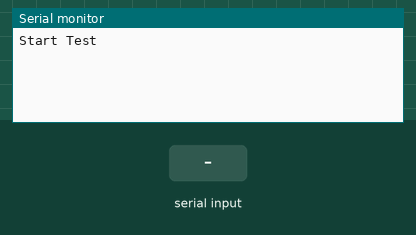
A sketch run on a simulated Arduino Mega 2560, built with avr-gcc and run on an emulated ATmega2560. Parts: the last lines printed to the serial monitor. The inputs (shaded band) are chosen by the test bench.

Above: at 1.2 s.
1.3 s: "undefined" received over the second serial link
At 3.1 s:
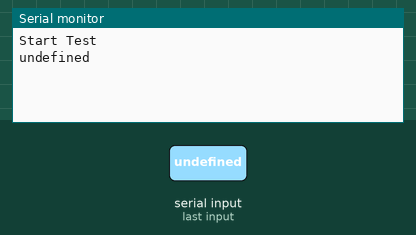
3.8 s: "1" received over the second serial link
At 6.0 s:
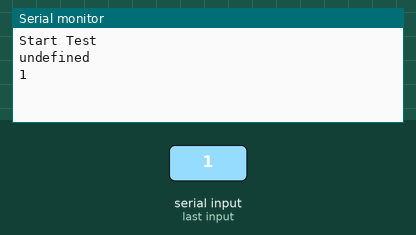

Measured:
- after the input at 1.3 s, the serial monitor: prints a new line after 1.0 s (image 1)
- after the input at 3.8 s, the serial monitor: prints a new line after 1.0 s (image 2)

The sketch:

WifiChip_DataParsing.ino
```cpp
// Pinout:
// 3.3v - Vbat
// 5  - Rst
// 18 - Tx
// 19 - Rx
// Gnd - Gnd

// packages
#include <Arduino_JSON.h>

// declarations
#define rstpin 5

void setup() {
  pinMode(rstpin, OUTPUT);
  digitalWrite(rstpin, HIGH);

  Serial.begin(9600);
  Serial1.begin(9600);
  Serial.println("Start Test");
}

void loop() {
  if (Serial1.available() > 0) {
    const String s = Serial1.readString();

    JSONVar req = (const char*)JSON.parse(s.c_str());
    // JSONVar req = JSON.parse((const char*)JSON.parse(s.c_str()));

    if (JSON.typeof(req) == "undefined") {
      Serial.println(s.c_str());
    }
    else {
      // const char* command = req["package"]["keystrokes"];
      // Serial.println(command);

      Serial.println(s.c_str());

      Serial1.flush();
      Serial1.print(req);
    }
  }
}
```
